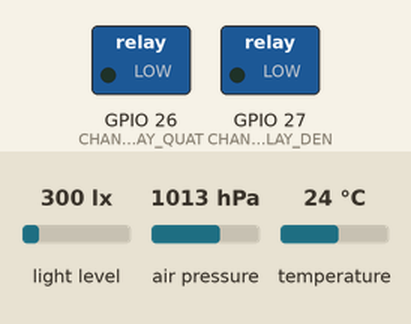
This program was run on a simulated ESP32. Parts: switched loads named in the program (green lamp = pin HIGH). Inputs (shaded band) come from the test bench; at power-on: light level 300 lx, temperature 24 °C, air pressure 1013 hPa. WiFi joins after 1.5 s; servers stay silent unless stated; no MQTT or app messages arrive unless stated; what the program prints to the serial monitor is not drawn.

Above: at 2.3 s.
2.4 s: light level set to 58 lx
4.3 s: light level set to 51 lx
At 6.3 s:
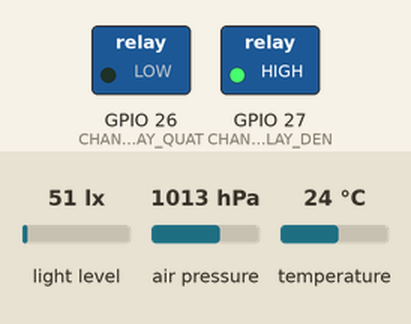
6.6 s: temperature set to 32.1 °C
8.3 s: temperature set to 33 °C
At 10.3 s:
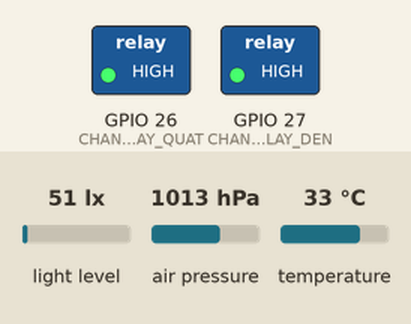
10.6 s: light level set to 500 lx
At 12.1 s:
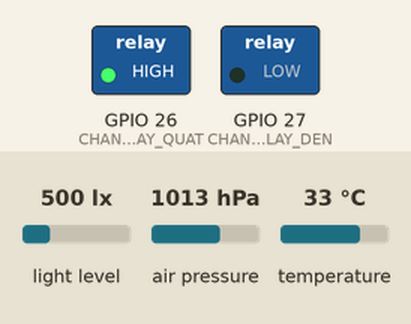
Timing chart, 0 to 13.6 s (numbered marks = the images above; inputs shaded):
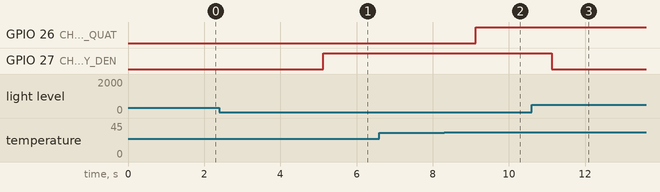

The program:

main.cpp
```cpp
#include <Arduino.h>
#include <Wire.h>

#include "cau_hinh.h"
#include "bmp280.h"
#include "tsl2561.h"
#include "relay.h"
#include "wifi_mqtt.h"
#include "xu_ly_lenh.h"

static bool bmp280SanSang = false;
static bool tsl2561SanSang = false;

static unsigned long lanGuiDuLieuCuoi = 0;

static float nhietDoHienTai = NAN;
static float apSuatHienTai = NAN;
static float anhSangHienTai = NAN;

static void khoiTaoCamBien()
{
    bmp280SanSang = khoiTaoBMP280();

    if (bmp280SanSang)
    {
        Serial.println(
            "BMP280: KHOI TAO THANH CONG"
        );
    }
    else
    {
        Serial.println(
            "BMP280: KHOI TAO THAT BAI"
        );
    }

    tsl2561SanSang = khoiTaoTSL2561();

    if (tsl2561SanSang)
    {
        Serial.println(
            "TSL2561: KHOI TAO THANH CONG"
        );
    }
    else
    {
        Serial.println(
            "TSL2561: KHOI TAO THAT BAI"
        );
    }
}

static void docVaXuLyDuLieu()
{
    if (bmp280SanSang)
    {
        nhietDoHienTai =
            docNhietDoBMP280();

        apSuatHienTai =
            docApSuatBMP280();
    }
    else
    {
        nhietDoHienTai = NAN;
        apSuatHienTai = NAN;
    }

    if (tsl2561SanSang)
    {
        anhSangHienTai =
            docAnhSangTSL2561();
    }
    else
    {
        anhSangHienTai = NAN;
    }

    xuLyDieuKhienTuDong(
        nhietDoHienTai,
        anhSangHienTai
    );
}

static void hienThiDuLieuSerial()
{
    Serial.println();
    Serial.println(
        "================================"
    );

    if (!isnan(nhietDoHienTai))
    {
        Serial.print("Nhiet do: ");
        Serial.print(nhietDoHienTai, 2);
        Serial.println(" do C");
    }
    else
    {
        Serial.println("Nhiet do: KHONG CO DU LIEU");
    }

    if (!isnan(apSuatHienTai))
    {
        Serial.print("Ap suat: ");
        Serial.print(apSuatHienTai, 2);
        Serial.println(" hPa");
    }
    else
    {
        Serial.println("Ap suat: KHONG CO DU LIEU");
    }

    if (!isnan(anhSangHienTai))
    {
        Serial.print("Anh sang: ");
        Serial.print(anhSangHienTai, 2);
        Serial.println(" lux");
    }
    else
    {
        Serial.println("Anh sang: KHONG CO DU LIEU");
    }

    Serial.print("Che do: ");
    Serial.println(layTenCheDo());

    Serial.print("Nguong nhiet do: ");
    Serial.println(layNguongNhietDo(), 2);

    Serial.print("Nguong anh sang: ");
    Serial.println(layNguongAnhSang(), 2);

    Serial.print("Quat: ");
    Serial.println(
        layTrangThaiQuat() ? "BAT" : "TAT"
    );

    Serial.print("Den: ");
    Serial.println(
        layTrangThaiDen() ? "BAT" : "TAT"
    );

    Serial.print("Wi-Fi: ");
    Serial.println(
        wifiDangKetNoi()
            ? "DA KET NOI"
            : "CHUA KET NOI"
    );

    Serial.print("MQTT: ");
    Serial.println(
        mqttDangKetNoi()
            ? "DA KET NOI"
            : "CHUA KET NOI"
    );
}

void setup()
{
    Serial.begin(TOC_DO_SERIAL);
    delay(1000);

    Serial.println();
    Serial.println(
        "===== TRAM THOI TIET ESP32 ====="
    );

    Wire.begin(CHAN_SDA, CHAN_SCL);

    khoiTaoRelay();
    khoiTaoCamBien();
    khoiTaoWiFiMQTT();

    // Cho phep doc va gui ngay lan dau
    lanGuiDuLieuCuoi =
        millis() - CHU_KY_GUI_DU_LIEU;
}

void loop()
{
    xuLyWiFiMQTT();

    unsigned long hienTai = millis();

    if (
        hienTai - lanGuiDuLieuCuoi
        >= CHU_KY_GUI_DU_LIEU
    )
    {
        lanGuiDuLieuCuoi = hienTai;

        docVaXuLyDuLieu();
        hienThiDuLieuSerial();

        guiDuLieuMQTT(
            nhietDoHienTai,
            apSuatHienTai,
            anhSangHienTai
        );
    }
}
```

bmp280.h
```cpp
#ifndef BMP280_H
#define BMP280_H

#include <Arduino.h>

// Khoi tao BMP280
bool khoiTaoBMP280();

// Doc nhiet do, don vi do C
float docNhietDoBMP280();

// Doc ap suat, don vi hPa
float docApSuatBMP280();

#endif
```

cau_hinh.h
```cpp
#ifndef CAU_HINH_H
#define CAU_HINH_H

#include <Arduino.h>

// ==================================================
// SERIAL
// ==================================================

#define TOC_DO_SERIAL 115200

// ==================================================
// I2C
// ==================================================

#define CHAN_SDA 21
#define CHAN_SCL 22

// ==================================================
// RELAY
// ==================================================

#define CHAN_RELAY_QUAT 26
#define CHAN_RELAY_DEN 27

// Relay cua ban kich muc HIGH
#define RELAY_BAT HIGH
#define RELAY_TAT LOW

// ==================================================
// WIFI
// ==================================================

#define TEN_WIFI "ESPTEST"
#define MAT_KHAU_WIFI "88888888"

// ==================================================
// MQTT
// ==================================================

#define MQTT_BROKER "192.168.137.227"
#define MQTT_PORT 1883

#define MQTT_USERNAME "esp32"
#define MQTT_PASSWORD "123"

#define MQTT_CLIENT_ID "tram_thoi_tiet_esp32"

// ESP32 gui
#define TOPIC_DU_LIEU "tramthoitiet/data"
#define TOPIC_TRANG_THAI "tramthoitiet/status"

// ESP32 nhan
#define TOPIC_DIEU_KHIEN "tramthoitiet/control"
#define TOPIC_NGUONG "tramthoitiet/threshold"
#define TOPIC_CHE_DO "tramthoitiet/mode"

// ==================================================
// NGUONG MAC DINH
// ==================================================

#define NGUONG_NHIET_DO_MAC_DINH 32.5F
#define NGUONG_ANH_SANG_MAC_DINH 55.0F

// ==================================================
// THOI GIAN
// ==================================================

// Gui du lieu moi 2 giay
#define CHU_KY_GUI_DU_LIEU 2000UL

// Thu ket noi lai MQTT moi 5 giay
#define CHU_KY_KET_NOI_LAI_MQTT 5000UL

// Thu ket noi lai Wi-Fi moi 10 giay
#define CHU_KY_KET_NOI_LAI_WIFI 10000UL

#endif
```

relay.h
```cpp
#ifndef RELAY_H
#define RELAY_H

#include <Arduino.h>

// Khoi tao hai relay
void khoiTaoRelay();

// Dieu khien quat
void batQuat();
void tatQuat();

// Dieu khien den
void batDen();
void tatDen();

// Lay trang thai relay
bool layTrangThaiQuat();
bool layTrangThaiDen();

#endif
```

tsl2561.h
```cpp
#ifndef TSL2561_H
#define TSL2561_H

#include <Arduino.h>

// Khoi tao TSL2561
bool khoiTaoTSL2561();

// Doc cuong do anh sang, don vi lux
float docAnhSangTSL2561();

#endif
```

wifi_mqtt.h
```cpp
#ifndef WIFI_MQTT_H
#define WIFI_MQTT_H

#include <Arduino.h>

// Khoi tao Wi-Fi va MQTT
void khoiTaoWiFiMQTT();

// Xu ly ket noi Wi-Fi va MQTT trong loop
void xuLyWiFiMQTT();

// Gui du lieu cam bien va trang thai he thong
void guiDuLieuMQTT(
    float nhietDo,
    float apSuat,
    float anhSang
);

// Kiem tra ket noi
bool wifiDangKetNoi();
bool mqttDangKetNoi();

#endif
```

xu_ly_lenh.h
```cpp
#ifndef XU_LY_LENH_H
#define XU_LY_LENH_H

#include <Arduino.h>

// Che do dieu khien
enum CheDoDieuKhien
{
    TU_DONG,
    THU_CONG
};

// Xu ly ban tin MQTT nhan duoc
void xuLyBanTinMQTT(
    const char *topic,
    const byte *payload,
    unsigned int length
);

// Dieu khien tu dong dua tren cam bien
void xuLyDieuKhienTuDong(
    float nhietDo,
    float anhSang
);

// Lay nguong hien tai
float layNguongNhietDo();
float layNguongAnhSang();

// Lay che do hien tai
CheDoDieuKhien layCheDoDieuKhien();
const char *layTenCheDo();

#endif
```

bmp280.cpp
```cpp
#include "bmp280.h"

#include <Adafruit_BMP280.h>

static Adafruit_BMP280 bmp280;

bool khoiTaoBMP280()
{
    // Module BMP280 cua ban co dia chi 0x76
    if (!bmp280.begin(0x76))
    {
        return false;
    }

    bmp280.setSampling(
        Adafruit_BMP280::MODE_NORMAL,
        Adafruit_BMP280::SAMPLING_X2,
        Adafruit_BMP280::SAMPLING_X16,
        Adafruit_BMP280::FILTER_X16,
        Adafruit_BMP280::STANDBY_MS_500
    );

    return true;
}

float docNhietDoBMP280()
{
    return bmp280.readTemperature();
}

float docApSuatBMP280()
{
    return bmp280.readPressure() / 100.0F;
}
```

relay.cpp
```cpp
#include "relay.h"
#include "cau_hinh.h"

static bool trangThaiQuat = false;
static bool trangThaiDen = false;

void khoiTaoRelay()
{
    pinMode(CHAN_RELAY_QUAT, OUTPUT);
    pinMode(CHAN_RELAY_DEN, OUTPUT);

    // Dam bao hai relay tat khi ESP32 khoi dong
    tatQuat();
    tatDen();
}

void batQuat()
{
    digitalWrite(CHAN_RELAY_QUAT, RELAY_BAT);
    trangThaiQuat = true;

    Serial.println("QUAT: BAT");
}

void tatQuat()
{
    digitalWrite(CHAN_RELAY_QUAT, RELAY_TAT);
    trangThaiQuat = false;

    Serial.println("QUAT: TAT");
}

void batDen()
{
    digitalWrite(CHAN_RELAY_DEN, RELAY_BAT);
    trangThaiDen = true;

    Serial.println("DEN: BAT");
}

void tatDen()
{
    digitalWrite(CHAN_RELAY_DEN, RELAY_TAT);
    trangThaiDen = false;

    Serial.println("DEN: TAT");
}

bool layTrangThaiQuat()
{
    return trangThaiQuat;
}

bool layTrangThaiDen()
{
    return trangThaiDen;
}
```

tsl2561.cpp
```cpp
#include "tsl2561.h"

#include <Adafruit_Sensor.h>
#include <Adafruit_TSL2561_U.h>

static Adafruit_TSL2561_Unified tsl2561(
    TSL2561_ADDR_FLOAT,
    12345
);

bool khoiTaoTSL2561()
{
    if (!tsl2561.begin())
    {
        return false;
    }

    tsl2561.enableAutoRange(true);

    tsl2561.setIntegrationTime(
        TSL2561_INTEGRATIONTIME_101MS
    );

    return true;
}

float docAnhSangTSL2561()
{
    sensors_event_t suKien;

    tsl2561.getEvent(&suKien);

    if (suKien.light < 0)
    {
        return 0.0F;
    }

    return suKien.light;
}
```

wifi_mqtt.cpp
```cpp
#include "wifi_mqtt.h"

#include <WiFi.h>
#include <PubSubClient.h>
#include <ArduinoJson.h>

#include "cau_hinh.h"
#include "relay.h"
#include "xu_ly_lenh.h"

static WiFiClient wifiClient;
static PubSubClient mqttClient(wifiClient);

static unsigned long lanThuKetNoiWiFiCuoi = 0;
static unsigned long lanThuKetNoiMQTTCuoi = 0;

static void callbackMQTT(
    char *topic,
    byte *payload,
    unsigned int length
)
{
    xuLyBanTinMQTT(
        topic,
        payload,
        length
    );
}

static void ketNoiWiFi()
{
    if (WiFi.status() == WL_CONNECTED)
    {
        return;
    }

    const unsigned long hienTai = millis();

    if (
        hienTai - lanThuKetNoiWiFiCuoi
        < CHU_KY_KET_NOI_LAI_WIFI
    )
    {
        return;
    }

    lanThuKetNoiWiFiCuoi = hienTai;

    Serial.println();
    Serial.print("Dang ket noi Wi-Fi: ");
    Serial.println(TEN_WIFI);

    WiFi.disconnect(true);
    delay(100);

    WiFi.mode(WIFI_STA);
    WiFi.setSleep(false);

    WiFi.begin(
        TEN_WIFI,
        MAT_KHAU_WIFI
    );
}

static void ketNoiMQTT()
{
    if (WiFi.status() != WL_CONNECTED)
    {
        return;
    }

    if (mqttClient.connected())
    {
        return;
    }

    const unsigned long hienTai = millis();

    if (
        hienTai - lanThuKetNoiMQTTCuoi
        < CHU_KY_KET_NOI_LAI_MQTT
    )
    {
        return;
    }

    lanThuKetNoiMQTTCuoi = hienTai;

    Serial.println();
    Serial.print("Dang ket noi MQTT: ");
    Serial.print(MQTT_BROKER);
    Serial.print(":");
    Serial.println(MQTT_PORT);

    /*
     * Mosquitto tren Raspberry Pi yeu cau:
     * username: esp32
     * password: 123
     *
     * Last Will:
     * topic: tramthoitiet/status
     * payload: OFFLINE
     */
    const bool ketQua = mqttClient.connect(
        MQTT_CLIENT_ID,
        MQTT_USERNAME,
        MQTT_PASSWORD,
        TOPIC_TRANG_THAI,
        1,
        true,
        "OFFLINE"
    );

    if (!ketQua)
    {
        Serial.print("MQTT: KET NOI THAT BAI, MA LOI = ");
        Serial.println(mqttClient.state());

        Serial.println(
            "Ma 5 = sai username/password hoac khong co quyen"
        );

        return;
    }

    Serial.println("MQTT: KET NOI THANH CONG");

    const bool guiTrangThaiThanhCong =
        mqttClient.publish(
            TOPIC_TRANG_THAI,
            "ONLINE",
            true
        );

    if (guiTrangThaiThanhCong)
    {
        Serial.println(
            "MQTT: DA GUI TRANG THAI ONLINE"
        );
    }
    else
    {
        Serial.println(
            "MQTT: GUI TRANG THAI ONLINE THAT BAI"
        );
    }

    const bool dangKyDieuKhien =
        mqttClient.subscribe(
            TOPIC_DIEU_KHIEN,
            1
        );

    const bool dangKyNguong =
        mqttClient.subscribe(
            TOPIC_NGUONG,
            1
        );

    const bool dangKyCheDo =
        mqttClient.subscribe(
            TOPIC_CHE_DO,
            1
        );

    Serial.print("Subscribe control: ");
    Serial.println(
        dangKyDieuKhien ? "OK" : "THAT BAI"
    );

    Serial.print("Subscribe threshold: ");
    Serial.println(
        dangKyNguong ? "OK" : "THAT BAI"
    );

    Serial.print("Subscribe mode: ");
    Serial.println(
        dangKyCheDo ? "OK" : "THAT BAI"
    );
}

void khoiTaoWiFiMQTT()
{
    WiFi.mode(WIFI_STA);
    WiFi.setSleep(false);

    mqttClient.setServer(
        MQTT_BROKER,
        MQTT_PORT
    );

    mqttClient.setCallback(callbackMQTT);

    /*
     * Tang buffer de du JSON du lieu,
     * nguong va lenh dieu khien.
     */
    mqttClient.setBufferSize(768);

    mqttClient.setKeepAlive(30);
    mqttClient.setSocketTimeout(5);

    /*
     * Cho phep thu ket noi ngay lan dau.
     */
    lanThuKetNoiWiFiCuoi =
        millis() - CHU_KY_KET_NOI_LAI_WIFI;

    lanThuKetNoiMQTTCuoi =
        millis() - CHU_KY_KET_NOI_LAI_MQTT;

    ketNoiWiFi();
}

void xuLyWiFiMQTT()
{
    static bool daBaoKetNoiWiFi = false;

    if (WiFi.status() == WL_CONNECTED)
    {
        if (!daBaoKetNoiWiFi)
        {
            daBaoKetNoiWiFi = true;

            Serial.println();
            Serial.println(
                "WIFI: KET NOI THANH CONG"
            );

            Serial.print("IP ESP32: ");
            Serial.println(WiFi.localIP());

            Serial.print("Gateway: ");
            Serial.println(WiFi.gatewayIP());

            Serial.print("RSSI: ");
            Serial.print(WiFi.RSSI());
            Serial.println(" dBm");

            /*
             * Cho MQTT duoc thu ket noi ngay
             * sau khi Wi-Fi thanh cong.
             */
            lanThuKetNoiMQTTCuoi =
                millis()
                - CHU_KY_KET_NOI_LAI_MQTT;
        }

        if (!mqttClient.connected())
        {
            ketNoiMQTT();
        }

        if (mqttClient.connected())
        {
            mqttClient.loop();
        }
    }
    else
    {
        if (daBaoKetNoiWiFi)
        {
            daBaoKetNoiWiFi = false;

            Serial.println(
                "WIFI: MAT KET NOI"
            );
        }

        ketNoiWiFi();
    }
}

void guiDuLieuMQTT(
    float nhietDo,
    float apSuat,
    float anhSang
)
{
    if (!mqttClient.connected())
    {
        Serial.println(
            "MQTT: CHUA KET NOI, KHONG GUI DU LIEU"
        );

        return;
    }

    StaticJsonDocument<512> taiLieu;

    if (isnan(nhietDo))
    {
        taiLieu["nhiet_do"] = nullptr;
    }
    else
    {
        taiLieu["nhiet_do"] = nhietDo;
    }

    if (isnan(apSuat))
    {
        taiLieu["ap_suat"] = nullptr;
    }
    else
    {
        taiLieu["ap_suat"] = apSuat;
    }

    if (isnan(anhSang))
    {
        taiLieu["anh_sang"] = nullptr;
    }
    else
    {
        taiLieu["anh_sang"] = anhSang;
    }

    taiLieu["quat"] =
        layTrangThaiQuat() ? 1 : 0;

    taiLieu["den"] =
        layTrangThaiDen() ? 1 : 0;

    taiLieu["nguong_nhiet_do"] =
        layNguongNhietDo();

    taiLieu["nguong_anh_sang"] =
        layNguongAnhSang();

    taiLieu["che_do"] =
        layTenCheDo();

    char noiDung[512];

    const size_t doDai =
        serializeJson(
            taiLieu,
            noiDung,
            sizeof(noiDung)
        );

    if (doDai == 0)
    {
        Serial.println(
            "MQTT: TAO JSON THAT BAI"
        );

        return;
    }

    /*
     * retain = false:
     * day la du lieu cam bien thoi gian thuc.
     */
    const bool thanhCong =
        mqttClient.publish(
            TOPIC_DU_LIEU,
            reinterpret_cast<const uint8_t *>(
                noiDung
            ),
            doDai,
            false
        );

    if (thanhCong)
    {
        Serial.print("MQTT GUI: ");
        Serial.println(noiDung);
    }
    else
    {
        Serial.print(
            "MQTT: GUI DU LIEU THAT BAI, STATE = "
        );

        Serial.println(
            mqttClient.state()
        );
    }
}

bool wifiDangKetNoi()
{
    return WiFi.status() == WL_CONNECTED;
}

bool mqttDangKetNoi()
{
    return mqttClient.connected();
}
```

Source omitted: xu_ly_lenh.cpp (4917 bytes)

Measured:
- the behaviour switches between 55 and 54 lx on light level (found by bisection; images 0 and 1)
- the behaviour switches between 32.5 and 32.6 °C on temperature (found by bisection; images 1 and 2)
- after the input at 2.4 s, every drawn part: stays the same
- after the input at 4.3 s, GPIO 27 (CHAN_RELAY_DEN): LOW → HIGH after 0.83 s
- after the input at 6.6 s, every drawn part: stays the same
- after the input at 8.3 s, GPIO 26 (CHAN_RELAY_QUAT): LOW → HIGH after 0.83 s
- after the input at 10.6 s, GPIO 27 (CHAN_RELAY_DEN): HIGH → LOW after 0.53 s
